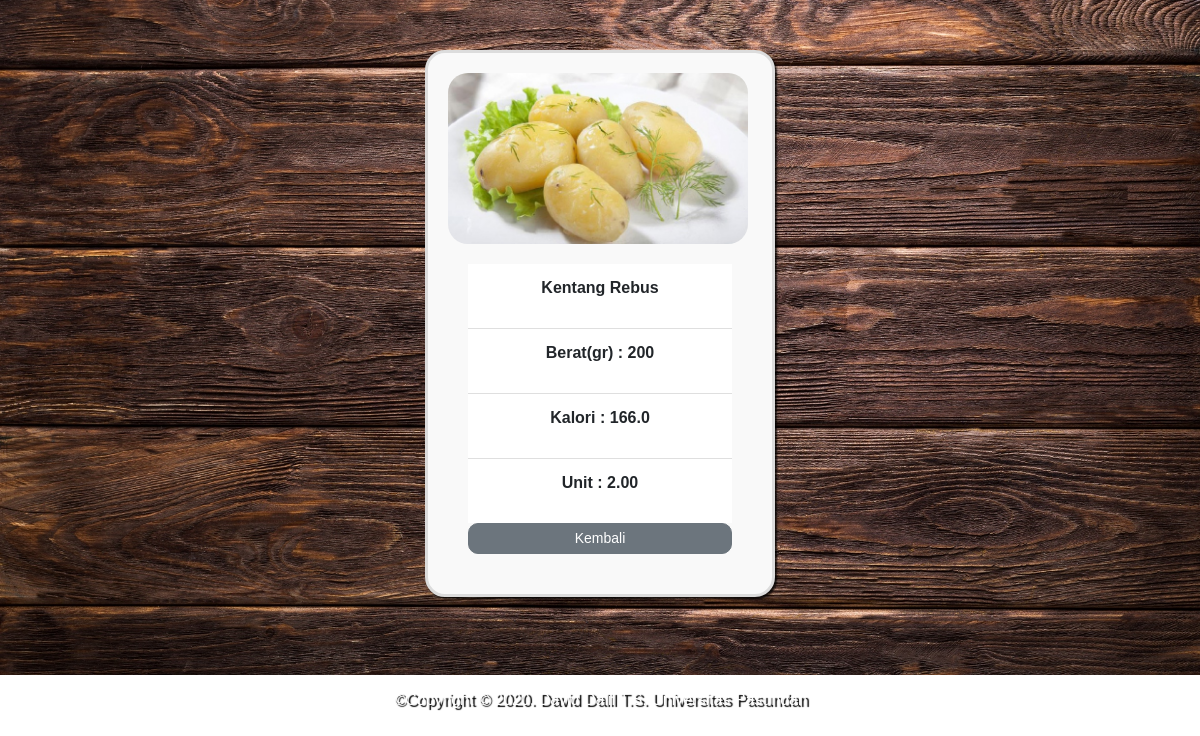
/PW-FINAL-PROJECT-193040002/php/detail.php?id=2, run on the app's committed database.
### tables this page shows
CREATE TABLE `makanan_pokok` (
  `id` int(11) NOT NULL,
  `gambar` varchar(200) NOT NULL,
  `nama_makanan` varchar(250) NOT NULL,
  `berat` char(100) NOT NULL,
  `kalori` char(10) NOT NULL,
  `unit` char(10) NOT NULL
);

### PW-FINAL-PROJECT-193040002/php/functions.php (called while the page is built, shortened)
<?php
function koneksi()
{
  return mysqli_connect('localhost', 'root', '', 'tubes_193040002');
}
function query($sql)
{
  $conn = koneksi();
  $result = mysqli_query($conn, $sql);
  $rows = [];
  while ($row = mysqli_fetch_assoc($result)) {
    $rows[] = $row;
  }
  return $rows;
}

### PW-FINAL-PROJECT-193040002/php/detail.php (the view, shortened to what this page needs)
<?php
require 'functions.php';
$id = $_GET['id'];
$mkn = query("SELECT * FROM makanan_pokok WHERE id = $id")[0];
?>
<!DOCTYPE html>
<html lang="en">
<head>
  <link rel="stylesheet" href="https://stackpath.bootstrapcdn.com/bootstrap/4.4.1/css/bootstrap.min.css">
</head>
<body>
  <div class="container">
    <div class="row">
      <div class="col-lg-12">
        <img src="../assets/img/<?= $mkn['gambar']; ?>" width="250">
        <div class="card-body">
          <div class="keterangan">
            <ul class="list-group list-group-flush" style="text-align: center;">
              <li class="list-group-item">
                <p><?= $mkn['nama_makanan']; ?></p>
              </li>
              <li class="list-group-item">
                <p>Berat(gr) : <?= $mkn['berat']; ?></p>
              </li>
              <li class="list-group-item">
                <p>Kalori : <?= $mkn['kalori']; ?></p>
              </li>
              <li class="list-group-item">
                <p>Unit : <?= $mkn['unit']; ?></p>
              </li>
            </ul>
          </div>
          <a href="../index.php" class="btn btn-secondary btn-sm btn-block" style="border-radius: 10px;">Kembali</a>
        </div>
      </div>
    </div>
  </div>
  <hr>
  <br>
  <footer>
    <div class="cpr">
      <p align="center">&#169;Copyright &copy 2020. David Dalil T.S. Universitas Pasundan</p>
    </div>
  </footer>
</body>
</html>

### PW-FINAL-PROJECT-193040002/php/detail.php (style rules this page uses)
body { background-image: url("../assets/img/bg.jpg"); background-repeat: no-repeat; background-size: 100%; font-family: Arial, Helvetica, sans-serif; }
img { width: 300px; border-radius: 20px; }
.container { width: 350px; min-height: 350px; border: gainsboro solid 3px; background: #f9f9f9; padding: 20px; margin: 50px auto; box-shadow: 2px 2px 2px rgba(0, 0, 0, 0.8); border-radius: 20px; }
li { font-weight: bold; }
.cpr { color: white; text-shadow: 3px 2px 1px black; }

### data on the page
makanan_pokok: gambar (picture), nama_makanan "Kentang Rebus", berat "200", kalori "166.0", unit "2.00"
